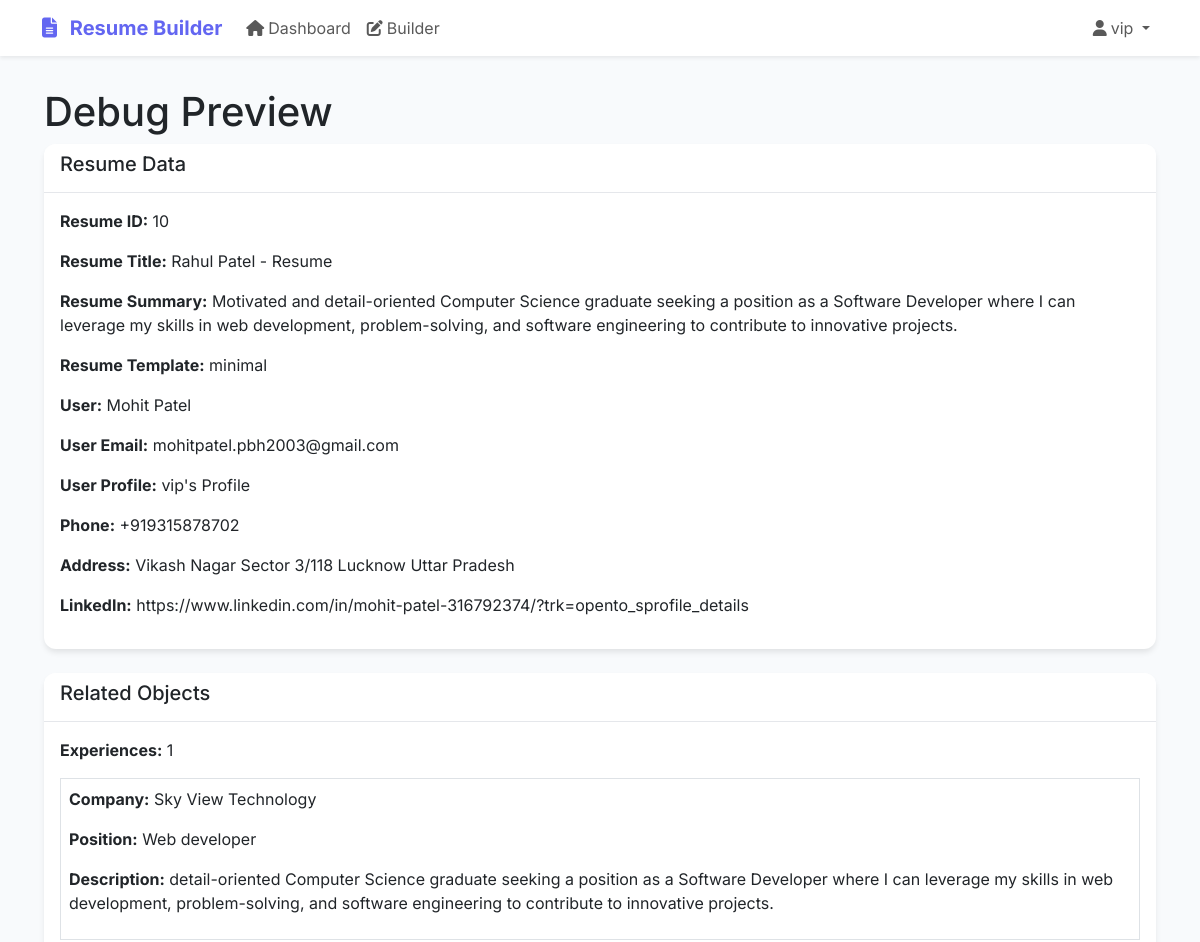
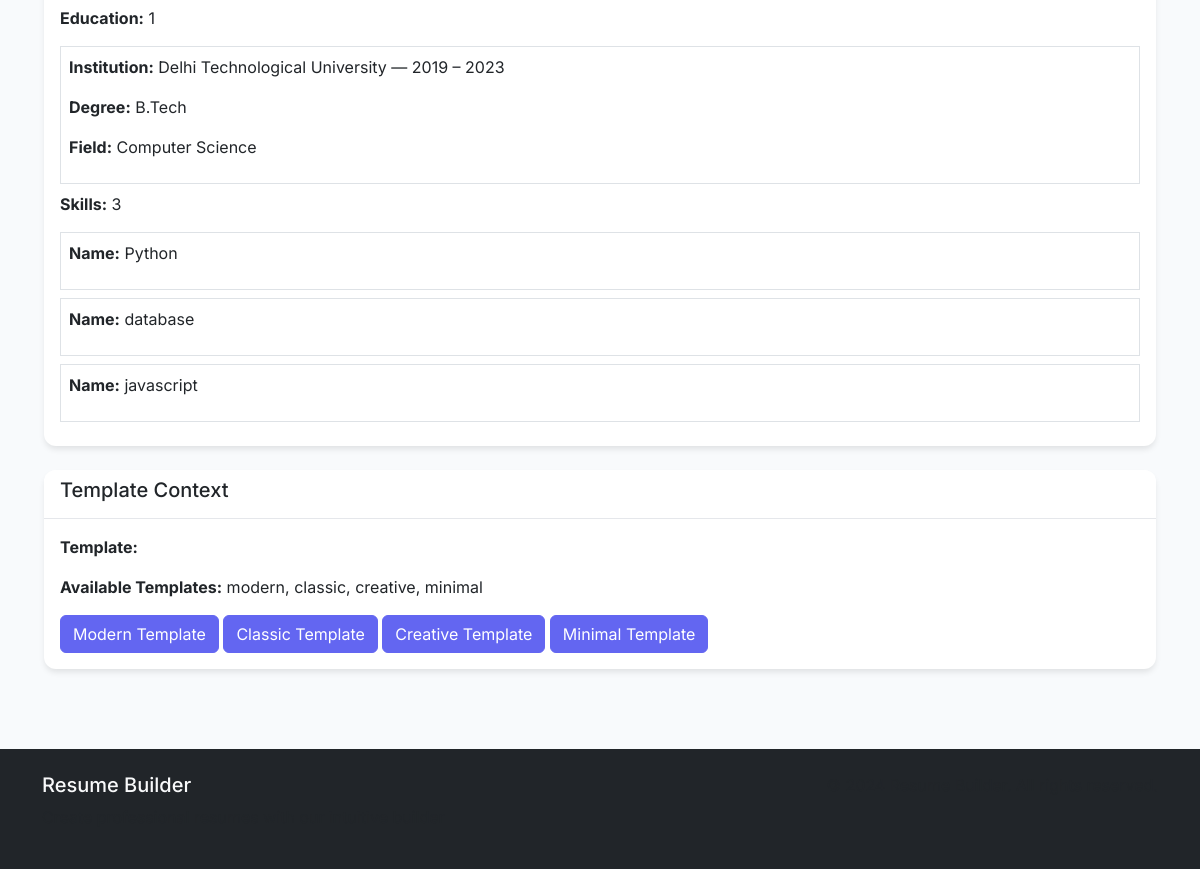
/debug/10/ (signed in), run on the app's committed database (2 pictures, top to bottom).
### resume_builder_app/models.py (models this page shows, shortened)
class Resume(models.Model):
    RESUME_TEMPLATES = [
        ('modern', 'Modern'),
        ('classic', 'Classic'),
        ('creative', 'Creative'),
        ('minimal', 'Minimal'),
    ]
    user = models.ForeignKey(User, on_delete=models.CASCADE)
    title = models.CharField(max_length=200)
    template = models.CharField(max_length=20, choices=RESUME_TEMPLATES, default='modern')
    summary = models.TextField(blank=True, null=True)
    ai_generated = models.BooleanField(default=False)
    created_at = models.DateTimeField(auto_now_add=True)
    updated_at = models.DateTimeField(auto_now=True)

class UserProfile(models.Model):
    user = models.OneToOneField(User, on_delete=models.CASCADE)
    phone = models.CharField(max_length=20, blank=True, null=True)
    address = models.TextField(blank=True, null=True)
    linkedin_url = models.URLField(blank=True, null=True)
    github_url = models.URLField(blank=True, null=True)
    website_url = models.URLField(blank=True, null=True)
    profile_picture = models.ImageField(upload_to='profile_pictures/', blank=True, null=True)
    created_at = models.DateTimeField(auto_now_add=True)
    updated_at = models.DateTimeField(auto_now=True)
    def __str__(self):
        return f"{self.user.username}'s Profile"

class Experience(models.Model):
    resume = models.ForeignKey(Resume, on_delete=models.CASCADE, related_name='experiences')
    company = models.CharField(max_length=200)
    position = models.CharField(max_length=200)
    location = models.CharField(max_length=200, blank=True, null=True)
    start_date = models.DateField()
    end_date = models.DateField(blank=True, null=True)
    current = models.BooleanField(default=False)
    description = models.TextField()
    achievements = models.JSONField(default=list, blank=True)
    order = models.IntegerField(default=0)
    class Meta:
        ordering = ['-end_date', '-start_date']

class Education(models.Model):
    resume = models.ForeignKey(Resume, on_delete=models.CASCADE, related_name='educations')
    institution = models.CharField(max_length=200)
    degree = models.CharField(max_length=200)
    field_of_study = models.CharField(max_length=200)
    start_date = models.DateField()
    end_date = models.DateField(blank=True, null=True)
    current = models.BooleanField(default=False)
    gpa = models.DecimalField(max_digits=3, decimal_places=2, blank=True, null=True)
    description = models.TextField(blank=True, null=True)
    order = models.IntegerField(default=0)
    class Meta:
        ordering = ['-end_date', '-start_date']

class Skill(models.Model):
    resume = models.ForeignKey(Resume, on_delete=models.CASCADE, related_name='skills')
    name = models.CharField(max_length=100)
    category = models.CharField(max_length=100, blank=True, null=True)
    order = models.IntegerField(default=0)
    class Meta:
        ordering = ['category', 'order', 'name']

### resume_builder_app/views.py (the view)
# urls.py: path('debug/<int:resume_id>/', views.debug_preview, name='debug_preview'),
@login_required
def debug_preview(request, resume_id):
    resume = get_object_or_404(Resume, id=resume_id, user=request.user)
    try:
        user_profile = UserProfile.objects.get(user=request.user)
    except UserProfile.DoesNotExist:
        user_profile = None
    context = {
        'resume': resume,
        'user_profile': user_profile,
    }
    return render(request, 'resume_builder_app/debug_preview.html', context)

### templates/resume_builder_app/debug_preview.html (shortened to what this page needs)
{% extends 'base.html' %}
{% block content %}
<div class="container">
    <div class="row">
        <div class="col-12">
            <h1>Debug Preview</h1>
            <div class="card mb-4">
                <div class="card-header">
                    <h5>Resume Data</h5>
                </div>
                <div class="card-body">
                    <p><strong>Resume ID:</strong> {{ resume.id }}</p>
                    <p><strong>Resume Title:</strong> {{ resume.title }}</p>
                    <p><strong>Resume Summary:</strong> {{ resume.summary }}</p>
                    <p><strong>Resume Template:</strong> {{ resume.template }}</p>
                    <p><strong>User:</strong> {{ user.first_name }} {{ user.last_name }}</p>
                    <p><strong>User Email:</strong> {{ user.email }}</p>
                    <p><strong>User Profile:</strong> {{ user_profile }}</p>
                    {% if user_profile %}
                        <p><strong>Phone:</strong> {{ user_profile.phone }}</p>
                        <p><strong>Address:</strong> {{ user_profile.address }}</p>
                        <p><strong>LinkedIn:</strong> {{ user_profile.linkedin_url }}</p>
                    {% endif %}
                </div>
            </div>
            <div class="card mb-4">
                <div class="card-header">
                    <h5>Related Objects</h5>
                </div>
                <div class="card-body">
                    <p><strong>Experiences:</strong> {{ resume.experiences.count }}</p>
                    {% for exp in resume.experiences.all %}
                        <div class="border p-2 mb-2">
                            <p><strong>Company:</strong> {{ exp.company }}</p>
                            <p><strong>Position:</strong> {{ exp.position }}</p>
                            <p><strong>Description:</strong> {{ exp.description }}</p>
                        </div>
                    {% endfor %}
                    <p><strong>Education:</strong> {{ resume.educations.count }}</p>
                    {% for edu in resume.educations.all %}
                        <div class="border p-2 mb-2">
                            <p><strong>Institution:</strong> {{ edu.institution }}</p>
                            <p><strong>Degree:</strong> {{ edu.degree }}</p>
                            <p><strong>Field:</strong> {{ edu.field_of_study }}</p>
                        </div>
                    {% endfor %}
                    <p><strong>Skills:</strong> {{ resume.skills.count }}</p>
                    {% for skill in resume.skills.all %}
                        <div class="border p-2 mb-2">
                            <p><strong>Name:</strong> {{ skill.name }}</p>
                        </div>
                    {% endfor %}
                </div>
            </div>
            <div class="card">
                <div class="card-header">
                    <h5>Template Context</h5>
                </div>
                <div class="card-body">
                    <p><strong>Template:</strong> {{ template }}</p>
                    <p><strong>Available Templates:</strong> modern, classic, creative, minimal</p>
                    <a href="{% url 'preview_resume' resume.id %}?template=modern" class="btn btn-primary">Modern Template</a>
                    <a href="{% url 'preview_resume' resume.id %}?template=classic" class="btn btn-primary">Classic Template</a>
                    <a href="{% url 'preview_resume' resume.id %}?template=creative" class="btn btn-primary">Creative Template</a>
                    <a href="{% url 'preview_resume' resume.id %}?template=minimal" class="btn btn-primary">Minimal Template</a>
                </div>
            </div>
        </div>
    </div>
</div>
{% endblock %}

### templates/base.html (shortened to what this page needs)
<!DOCTYPE html>
<html lang="en">
<head>
    <link href="https://cdn.jsdelivr.net/npm/bootstrap@5.3.0/dist/css/bootstrap.min.css" rel="stylesheet">
    <link rel="stylesheet" href="https://cdnjs.cloudflare.com/ajax/libs/font-awesome/6.4.0/css/all.min.css">
</head>
<body>
    <nav class="navbar navbar-expand-lg navbar-light bg-white shadow-sm">
        <div class="container">
            <a class="navbar-brand" href="{% url 'dashboard' %}">
                <i class="fas fa-file-alt me-2"></i>
                Resume Builder
            </a>
            <div class="collapse navbar-collapse" id="navbarNav">
                <ul class="navbar-nav me-auto">
                    {% if user.is_authenticated %}
                    <li class="nav-item">
                        <a class="nav-link" href="{% url 'dashboard' %}">
                            <i class="fas fa-home me-1"></i>Dashboard
                        </a>
                    </li>
                    <li class="nav-item">
                        <a class="nav-link" href="{% url 'resume_builder' %}">
                            <i class="fas fa-edit me-1"></i>Builder
                        </a>
                    </li>
                    {% endif %}
                </ul>
                <ul class="navbar-nav">
                    {% if user.is_authenticated %}
                    <li class="nav-item dropdown">
                        <a class="nav-link dropdown-toggle" href="#" id="navbarDropdown" role="button" data-bs-toggle="dropdown">
                            <i class="fas fa-user me-1"></i>{{ user.username }}
                        </a>
                    </li>
                    {% endif %}
                </ul>
            </div>
        </div>
    </nav>
    <main class="main-content">
        {% block content %}{% endblock %}
    </main>
    <footer class="bg-dark text-light py-4 mt-5">
        <div class="container">
            <div class="row">
                <div class="col-md-6">
                    <h5>Resume Builder</h5>
                    <p class="text-muted">Create professional resumes with our intuitive builder</p>
                </div>
                <div class="col-md-6 text-md-end">
                    <p class="text-muted">&copy; 2024 Resume Builder. All rights reserved.</p>
                </div>
            </div>
        </div>
    </footer>
</body>
</html>

### templates/base.html (style rules this page uses)
:root { --primary-color: #6366f1; --secondary-color: #8b5cf6; --success-color: #10b981; --warning-color: #f59e0b; --danger-color: #ef4444; --dark-color: #1f2937; --light-color: #f9fafb; }
body { font-family: 'Inter', sans-serif; background-color: #f8fafc; }
.navbar-brand { font-weight: 700; color: var(--primary-color) !important; }
.btn-primary { background-color: var(--primary-color); border-color: var(--primary-color); }
.card { border: none; box-shadow: 0 4px 6px -1px rgba(0, 0, 0, 0.1); border-radius: 12px; }
.card-header { background-color: white; border-bottom: 1px solid #e5e7eb; border-radius: 12px 12px 0 0 !important; }
.main-content { padding: 2rem; }

### data on the page
Resume: id "10", title "Rahul Patel - Resume", summary "Motivated and detail-oriented Computer Science graduate seeking a position as a Software Developer where I can leverage my skills in web development, problem-solving, and software engineering to contribute to innovative projects.", template "minimal", experiences.count "1", educations.count "1", skills.count "3"
UserProfile: user.username "vip's Profile", phone "+919315878702", address "Vikash Nagar Sector 3/118 Lucknow Uttar Pradesh", linkedin_url "https://www.linkedin.com/in/mohit-patel-316792374/?trk=opento_sprofile_details"
Experience: company "Sky View Technology", position "Web developer", description "detail-oriented Computer Science graduate seeking a position as a Software Developer where I can leverage my skills in web development, problem-solving, and software engineering to contribute to innovative projects."
Education: institution "Delhi Technological University — 2019 – 2023", degree "B.Tech", field_of_study "Computer Science"
Skill: name "Python"
Skill: name "database"
Skill: name "javascript"

### other printed values
{{ user.username }} "vip"
{{ user.first_name }} "Mohit"
{{ user.last_name }} "Patel"
{{ user.email }} "mohitpatel.pbh2003@gmail.com"
